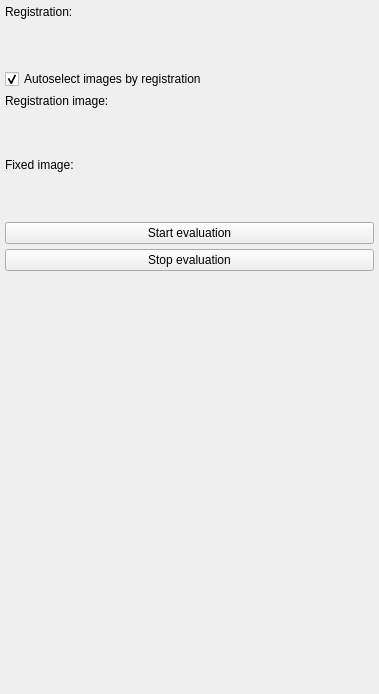
<?xml version="1.0" encoding="UTF-8"?>
<ui version="4.0">
 <class>MatchPointRegistrationEvaluatorControls</class>
 <widget class="QWidget" name="MatchPointRegistrationEvaluatorControls">
  <property name="geometry">
   <rect>
    <x>0</x>
    <y>0</y>
    <width>379</width>
    <height>694</height>
   </rect>
  </property>
  <layout class="QVBoxLayout" name="verticalLayout">
   <property name="spacing">
    <number>5</number>
   </property>
   <property name="leftMargin">
    <number>5</number>
   </property>
   <property name="topMargin">
    <number>5</number>
   </property>
   <property name="rightMargin">
    <number>5</number>
   </property>
   <property name="bottomMargin">
    <number>5</number>
   </property>
   <item>
    <widget class="QLabel" name="label">
     <property name="text">
      <string>Registration:</string>
     </property>
    </widget>
   </item>
   <item>
    <widget class="QmitkSingleNodeSelectionWidget" name="registrationNodeSelector" native="true">
     <property name="minimumSize">
      <size>
       <width>0</width>
       <height>40</height>
      </size>
     </property>
    </widget>
   </item>
   <item>
    <widget class="QCheckBox" name="checkAutoSelect">
     <property name="toolTip">
      <string>If checked, the target and the moving image will be selected (if available) together with a selected registration.</string>
     </property>
     <property name="text">
      <string>Autoselect images by registration</string>
     </property>
     <property name="checked">
      <bool>true</bool>
     </property>
    </widget>
   </item>
   <item>
    <widget class="QLabel" name="label_2">
     <property name="text">
      <string>Registration image:</string>
     </property>
    </widget>
   </item>
   <item>
    <widget class="QmitkSingleNodeSelectionWidget" name="movingNodeSelector" native="true">
     <property name="minimumSize">
      <size>
       <width>0</width>
       <height>40</height>
      </size>
     </property>
    </widget>
   </item>
   <item>
    <widget class="QLabel" name="label_3">
     <property name="text">
      <string>Fixed image:</string>
     </property>
    </widget>
   </item>
   <item>
    <widget class="QmitkSingleNodeSelectionWidget" name="targetNodeSelector" native="true">
     <property name="minimumSize">
      <size>
       <width>0</width>
       <height>40</height>
      </size>
     </property>
    </widget>
   </item>
   <item>
    <widget class="QPushButton" name="pbEval">
     <property name="toolTip">
      <string>&lt;html&gt;&lt;head/&gt;&lt;body&gt;&lt;p&gt;Starts the mapping of the input image with the current settings.&lt;/p&gt;&lt;/body&gt;&lt;/html&gt;</string>
     </property>
     <property name="text">
      <string>Start evaluation</string>
     </property>
    </widget>
   </item>
   <item>
    <widget class="QPushButton" name="pbStop">
     <property name="text">
      <string>Stop evaluation</string>
     </property>
    </widget>
   </item>
   <item>
    <widget class="QmitkRegEvalSettingsWidget" name="evalSettings" native="true">
     <property name="sizePolicy">
      <sizepolicy hsizetype="MinimumExpanding" vsizetype="Maximum">
       <horstretch>0</horstretch>
       <verstretch>0</verstretch>
      </sizepolicy>
     </property>
     <property name="minimumSize">
      <size>
       <width>250</width>
       <height>10</height>
      </size>
     </property>
    </widget>
   </item>
   <item>
    <spacer name="verticalSpacer">
     <property name="orientation">
      <enum>Qt::Vertical</enum>
     </property>
     <property name="sizeHint" stdset="0">
      <size>
       <width>20</width>
       <height>40</height>
      </size>
     </property>
    </spacer>
   </item>
  </layout>
 </widget>
 <customwidgets>
  <customwidget>
   <class>QmitkSingleNodeSelectionWidget</class>
   <extends>QWidget</extends>
   <header location="global">QmitkSingleNodeSelectionWidget.h</header>
   <container>1</container>
  </customwidget>
  <customwidget>
   <class>QmitkRegEvalSettingsWidget</class>
   <extends>QWidget</extends>
   <header>QmitkRegEvalSettingsWidget.h</header>
  </customwidget>
 </customwidgets>
 <resources/>
 <connections/>
 <designerdata>
  <property name="gridDeltaX">
   <number>5</number>
  </property>
  <property name="gridDeltaY">
   <number>5</number>
  </property>
  <property name="gridSnapX">
   <bool>true</bool>
  </property>
  <property name="gridSnapY">
   <bool>true</bool>
  </property>
  <property name="gridVisible">
   <bool>true</bool>
  </property>
 </designerdata>
</ui>
